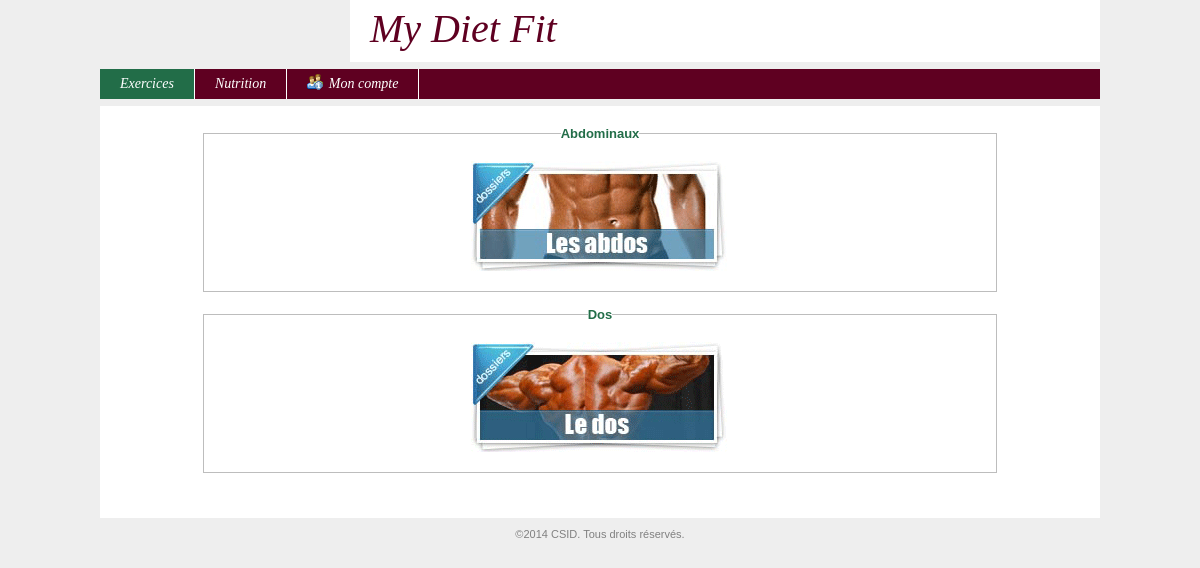
The page /index.php?uc=exercice&action=lstExercice on the database as committed earlier.
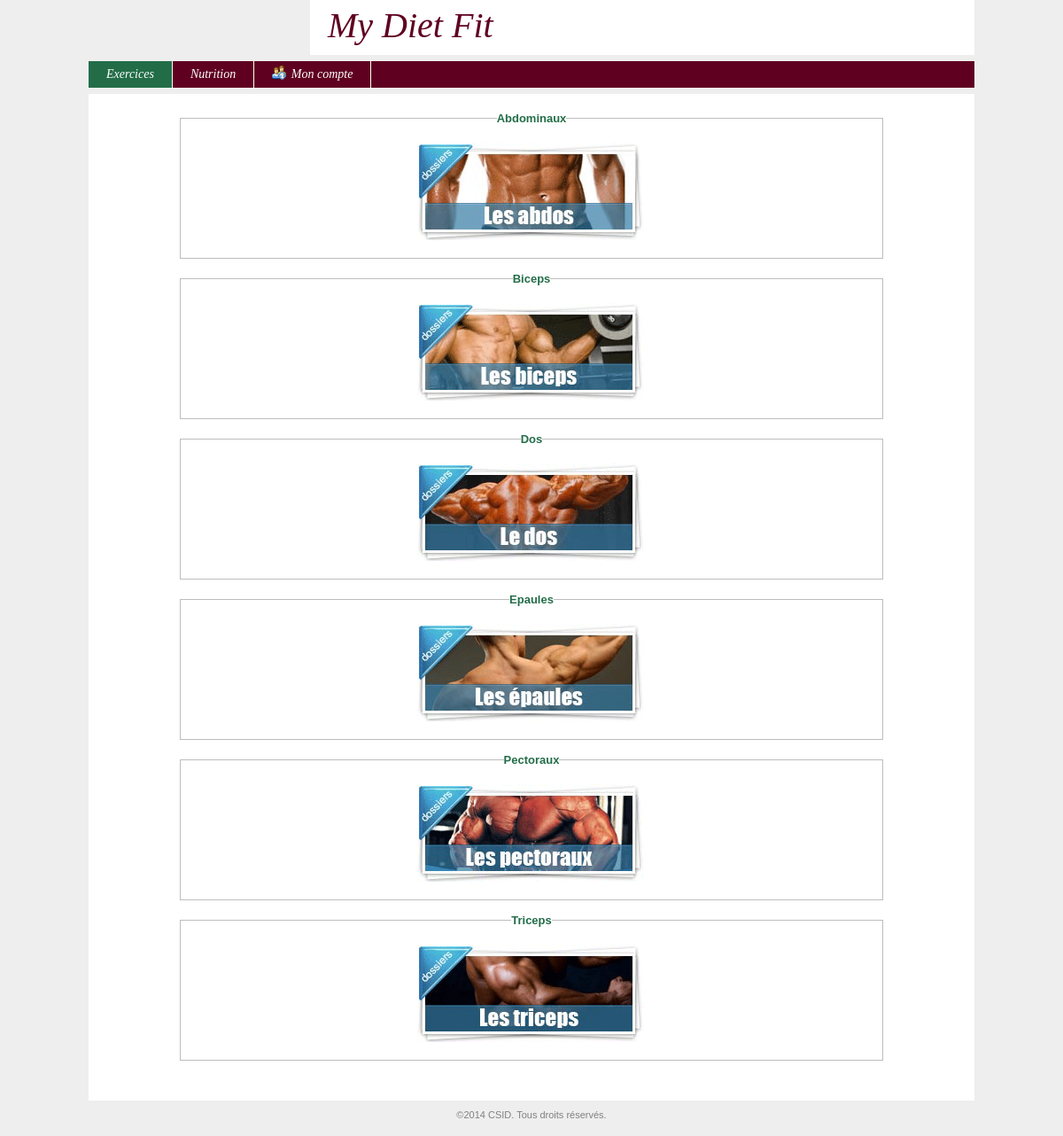
The same page on the database as committed later.
### tables this page shows
CREATE TABLE IF NOT EXISTS `partiecorps` (
  `idPartieCorps` int(11) unsigned NOT NULL AUTO_INCREMENT,
  `libelle` varchar(45) NOT NULL DEFAULT '',
  PRIMARY KEY (`idPartieCorps`)
);

### config.inc.php (called while the page is built, shortened)
<?php
$_CONFIG = array
(
	"DB_ServerHost" => "localhost",
	"DB_Username" => "root",
    "DB_Password" => "",
    "DB_Database" => "mydietfit_bdd",
    "DIR_Control" => "controleurs/",
    "DIR_View" => "vues/",
    "DIR_Model" => "modules/fonctions/php/",
    "DIR_Dynamic" => "modules/fonctions/js/",
    "DIR_XML" => "modules/fonctions/xml/",
    "DIR_Plugin" => "modules/plugins/",
    "DIR_CSS" => "modules/themes/",
    "DIR_Attachment" => "ressources/documents/",
    "DIR_Image" => "ressources/images/",
);
?>

### modules/fonctions/php/generale.inc.php (called while the page is built, shortened)
<?php
function getRequest($nomChamp, $elseValue = null)
{
	return (isset($_REQUEST[$nomChamp]) && $_REQUEST[$nomChamp]) ? $_REQUEST[$nomChamp] : $elseValue;
}
?>

### modules/fonctions/php/identification.inc.php (called while the page is built, shortened)
<?php
function estConnecte($idUtilisateur = null, $login = null)
{
	$result = isset($_SESSION['idUtilisateur']) && !empty($_SESSION['idUtilisateur']);
	return $result;
}
?>

### modules/fonctions/php/partieCorps.inc.php (called while the page is built, shortened)
<?php
function getLesPartiesCorps()
{
	$req = "SELECT * FROM partiecorps order by libelle";
	$conx = connexion();
	$res = mysql_query($req, $conx) or die("<u>Erreur SQL (getLesPartiesCorps)</u>: ".mysql_error()." <br>");
	$lesPartiesCorps = array();
	$ligne = mysql_fetch_assoc($res);
	while($ligne != false)
	{
		$lesPartiesCorps[] = $ligne;
		$ligne = mysql_fetch_assoc($res);
	}
	return $lesPartiesCorps;
}
?>

### vues/v_lstExercice.php (the view, shortened to what this page needs)
<?php
if(isset($lesPartiesCorps))
{
	foreach($lesPartiesCorps as $unePartieCorps)
	{
		$libelle = $unePartieCorps['libelle'];
		$libelleM = strtolower($libelle);
		echo "	<a href='index.php?uc=exercice&action=$libelleM'><fieldset>
					<legend>$libelle</legend>
					<img src='$_CONFIG[DIR_Image]$libelle.png'>
				</fieldset></a>
				<br>";
	}
}

### vues/v_entete.php (shortened to what this page needs)
<!DOCTYPE HTML PUBLIC "-//W3C//DTD HTML 4.01 Transitional//EN"
       "http://www.w3.org/TR/html4/loose.dtd">
<html>
<head>
	<link rel="stylesheet" type="text/css" href="<?php echo $_CONFIG['DIR_CSS']; ?>default.php" media="screen" title="Principal">
	<link rel="stylesheet" type="text/css" href="<?php echo $_CONFIG['DIR_Plugin']; ?>JQuery/css/custom-theme/jquery-ui-1.8.17.custom.css" />
	<link rel="stylesheet" type="text/css" href="<?php echo $_CONFIG['DIR_Plugin']; ?>TimePicker/jquery-ui-timepicker-addon.css">
</head>
<body>

### vues/v_bandeau.php
<div id="header">
	<a href="index.php?uc=identif&action=index">
		<div id="logo">
			<h1>My Diet Fit</h1>
		</div>
	</a>

### vues/v_menu.php (shortened to what this page needs)
	<div id="menu">
		<ul>
			<li <?php if($uc == "exercice") echo "style='background:#226D48'";?>> <a href="index.php?uc=exercice&action=lstExercice"> Exercices </a>
			</li>
			<li <?php if($uc == "nutrition") echo "style='background:#226D48'";?>> <a href=""> Nutrition </a>
			</li>
			<li> <a href="index.php?uc=identif&action=frmConnexion"><img src="<?php echo $_CONFIG['DIR_Image']; ?>menuUserInfo.png"> <?php if(estConnecte()) echo $_SESSION['login']; else echo "Mon compte"; ?> </a>
			</li>
		</ul>
	</div>
</div>
<div id="content">

### index.php (shortened to what this page needs)
<?php
require "config.inc.php";
$uc = getRequest('uc', "identif");
include $_CONFIG['DIR_View']."v_entete.php";
include $_CONFIG['DIR_View']."v_bandeau.php";
include $_CONFIG['DIR_View']."v_menu.php";
switch($uc)
{
	case 'exercice':
		$action = getRequest('action', "lstExercice");
		include $_CONFIG['DIR_Control']."c_exercice.php";
		break;
}
include $_CONFIG['DIR_View']."v_pied.php";
?>

### controleurs/c_exercice.php (shortened to what this page needs)
<?php
switch($action)
{
	case 'lstExercice':
		$lesPartiesCorps = getLesPartiesCorps();
		include $_CONFIG['DIR_View']."v_lstExercice.php";
		break;
}
?>

### vues/v_pied.php
</div>
<div id="footer">
	<p> &copy;2014 CSID. Tous droits réservés. </p>
</div>
</body>
</html>

Rows that differ between the two databases and show on the page:
added partiecorps: libelle "Biceps", libelle (picture)
added partiecorps: libelle "Epaules", libelle (picture)
added partiecorps: libelle "Pectoraux", libelle (picture)
added partiecorps: libelle "Triceps", libelle (picture)
